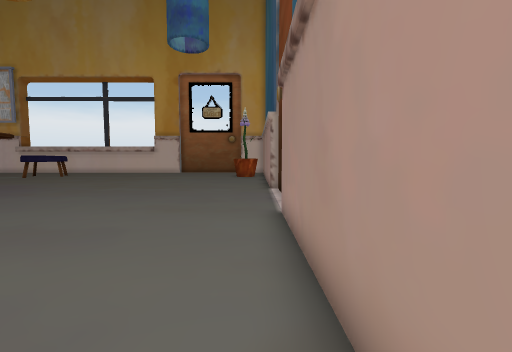
view 1 (above)

16 first-person views from a walk through a scene from a Unity 3-D project. The camera is 1.5 m above the floor, tilts 4° down and sees 90° across. The floor is counted in squares, 1 m on a side. Each view is taken from the middle of a square. On the plan, view 1 faces up. The plan holds only what a view shows up to about 13 squares ahead; the rest is blank. The player character is not drawn. Some surface patterns are stand-ins.

view 2
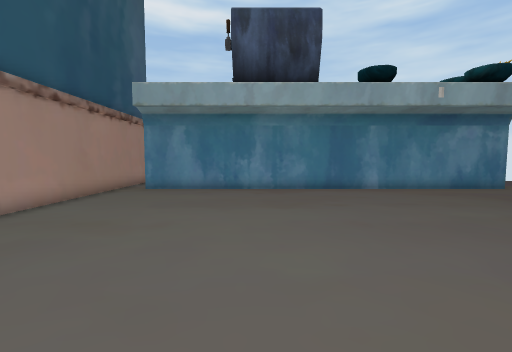

view 3
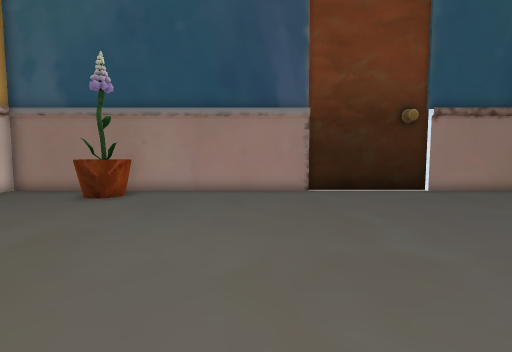

view 4
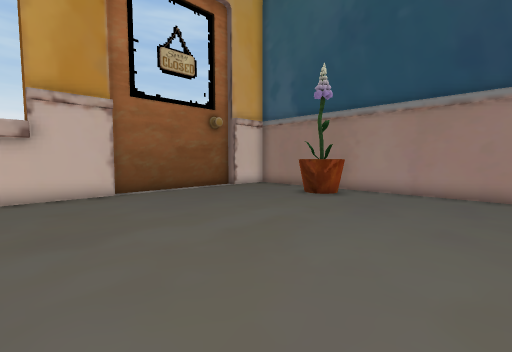

view 5
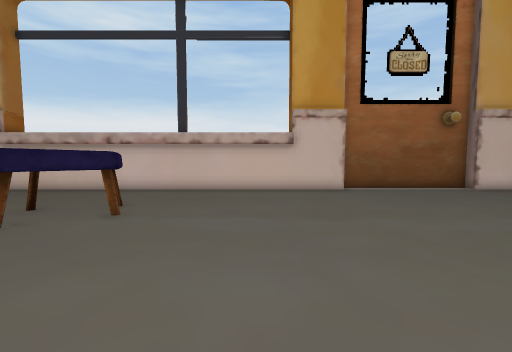

view 6
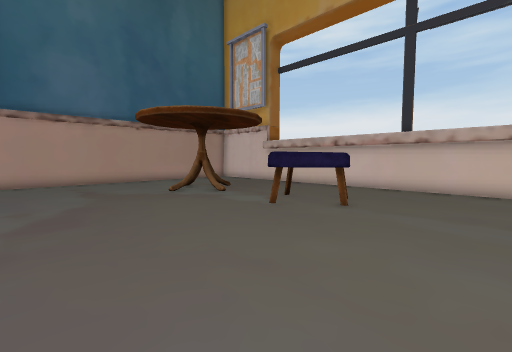

view 7
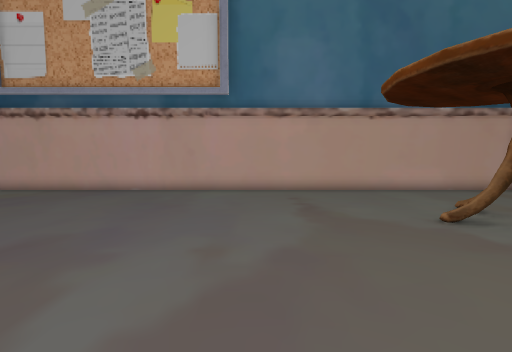

view 8
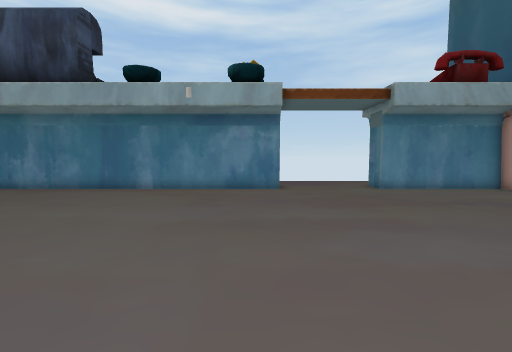

view 9
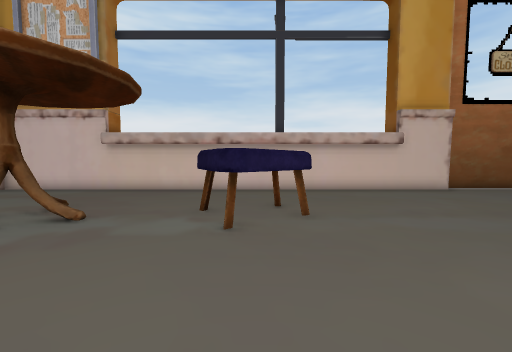

view 10
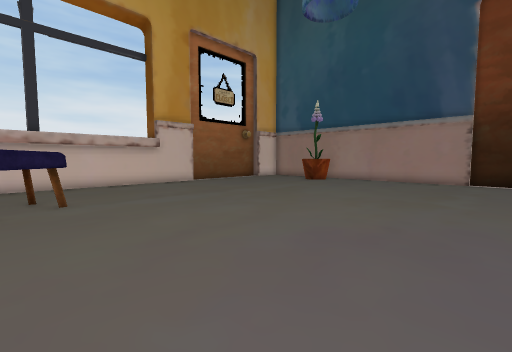

view 11
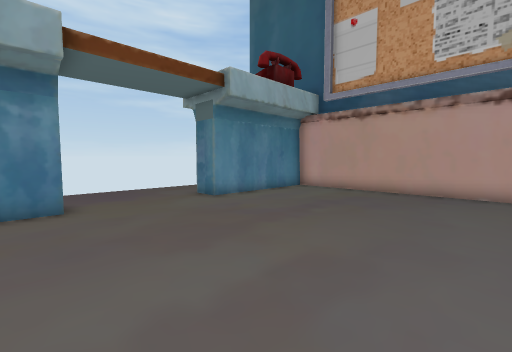

view 12
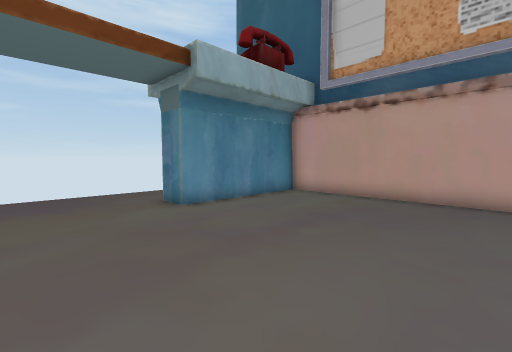

view 13
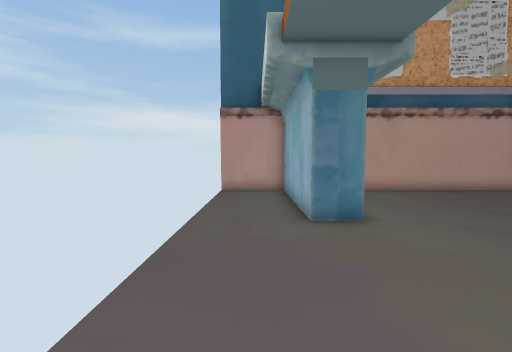

view 14
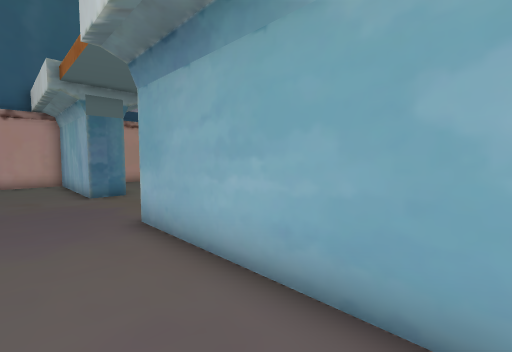

view 15
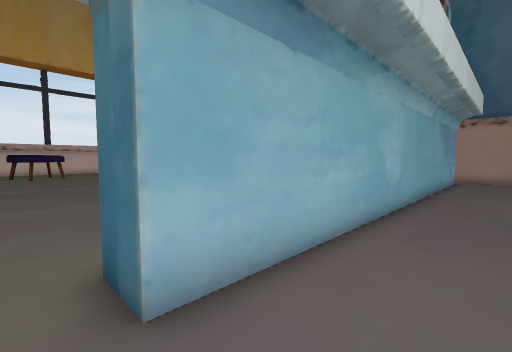

view 16
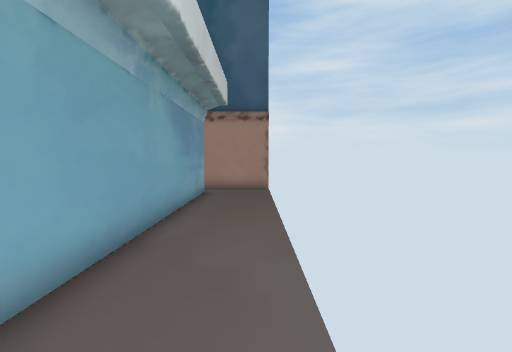

### Floor plan
Points are (right, up) in squares from view 1. A wall is a line through its corners. A room is listed if a view was taken in it or the views show most of it. See-through windows are left out.
Room 1 (view 1)
walls: (0.8, -0.6) (0.8, 0.4)
ways out: opening at (0, -1) to room 2; opening at (0, 1) to room 2
Room 2 (views 2, 3, 4, 5, 6, 7, 8, 9, 10, 11, 12, 13, 14, 15, 16)
walls: (0.6, 12.5) (0.5, 21.9); (-7.7, 26.2) (-28.9, 26.1) (-28.9, 0.6) (-23, 0.6) (-23, -0.7) (-28.9, -0.7) (-28.9, -3.6); (1.1, 6.9) (1.1, 12.5); (0.5, 22) (0.5, 26.2); (-0.5, -0.7) (-18.1, -0.7) (-18.1, 0.6) (-0.6, 0.6); (0.8, 0.4) (0.7, 7.1); (0.8, 26.2) (-1.5, 26.2) (-1.5, 26.7) (-7.6, 26.7); (0.8, -3.6) (0.8, -0.6)
ways out: opening at (0, -1) to room 1; opening at (0, 1) to room 1
objects: other object (-24, 20) to (-22, 21); other object (-19, 19) to (-16, 22); other object (-2, 20) to (0, 22)

Where each view was taken, in squares from view 1:
view 1: 0 up, 0 right, facing up
view 2: 13 up, 6 left, facing down
view 3: 15 up, 11 left, facing right
view 4: 15 up, 11 left, facing up-right
view 5: 14 up, 12 left, facing up
view 6: 13 up, 12 left, facing up-left
view 7: 14 up, 17 left, facing left
view 8: 13 up, 17 left, facing down
view 9: 14 up, 17 left, facing up
view 10: 11 up, 17 left, facing up-right
view 11: 9 up, 17 left, facing down-left
view 12: 8 up, 19 left, facing down-left
view 13: 2 down, 17 left, facing left
view 14: 3 down, 12 left, facing up-left
view 15: 3 down, 19 left, facing up-right
view 16: 3 down, 12 left, facing right
